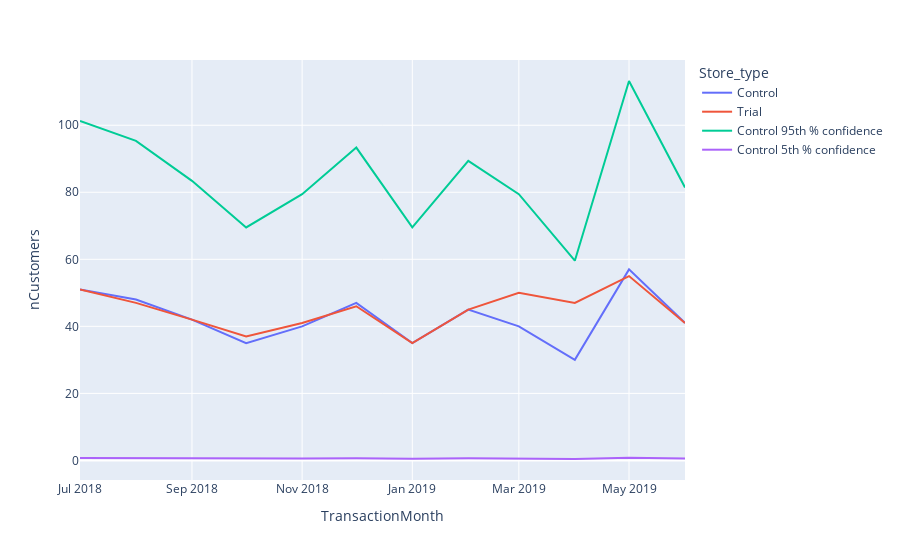

Notebook code cell kept with this figure:
### Code cell
#Assign store type to each store
measureOverTimeCusts['Store_type'] = np.where(measureOverTimeCusts['STORE_NBR'] == trial_store,'Trial',np.where(measureOverTimeCusts['STORE_NBR'] == control_store,'Control','Other stores'))

#group by store type and year-month and calculate the mean of sales
pastCustomers = measureOverTimeCusts.groupby(by=['Month_Id','Store_type'])['nCustomers'].mean().reset_index()

#Convert year-month to transaction month
pastCustomers['TransactionMonth'] = pd.to_datetime(pastCustomers['Month_Id'], format='%Y%m')

#Select only trial and control store
pastCustomers = pastCustomers[pastCustomers['Store_type'].isin(['Trial','Control'])]

#Control Store 95th percentile
pastCustomers_Control95 = pastCustomers[pastCustomers['Store_type'] == 'Control'].copy()
pastCustomers_Control95['nCustomers'] = pastCustomers_Control95['nCustomers'] * (1 + stdDev * 2)
pastCustomers_Control95['Store_type'] = 'Control 95th % confidence'

#Control Store 5th percentile
pastCustomers_Control5 = pastCustomers[pastCustomers['Store_type'] == 'Control'].copy()
pastCustomers_Control5['nCustomers'] = pastCustomers_Control5['nCustomers'] * (1 - stdDev * 2)
pastCustomers_Control5['Store_type'] = 'Control 5th % confidence'

#Join all the dataframe
trialAssessmentC = pd.concat([pastCustomers,pastCustomers_Control95,pastCustomers_Control5])

#Visualize using plotly
fig = px.line(trialAssessmentC, x='TransactionMonth', y='nCustomers', color='Store_type')
fig.show()

### Figure 1 — Plotly figure (JSON) as saved in the notebook; plotly's stock layout.template omitted (floating-point values rounded to 4 significant figures)
{"data": [{"hovertemplate": "Store_type=Control<br>TransactionMonth=%{x}<br>nCustomers=%{y}<extra></extra>", "legendgroup": "Control", "line": {"color": "#636efa", "dash": "solid"}, "marker": {"symbol": "circle"}, "mode": "lines", "name": "Control", "orientation": "v", "showlegend": true, "type": "scatter", "x": ["2018-07-01T00:00:00", "2018-08-01T00:00:00", "2018-09-01T00:00:00", "2018-10-01T00:00:00", "2018-11-01T00:00:00", "2018-12-01T00:00:00", "2019-01-01T00:00:00", "2019-02-01T00:00:00", "2019-03-01T00:00:00", "2019-04-01T00:00:00", "2019-05-01T00:00:00", "2019-06-01T00:00:00"], "xaxis": "x", "y": [51, 48, 42, 35, 40, 47, 35, 45, 40, 30, 57, 41], "yaxis": "y"}, {"hovertemplate": "Store_type=Trial<br>TransactionMonth=%{x}<br>nCustomers=%{y}<extra></extra>", "legendgroup": "Trial", "line": {"color": "#EF553B", "dash": "solid"}, "marker": {"symbol": "circle"}, "mode": "lines", "name": "Trial", "orientation": "v", "showlegend": true, "type": "scatter", "x": ["2018-07-01T00:00:00", "2018-08-01T00:00:00", "2018-09-01T00:00:00", "2018-10-01T00:00:00", "2018-11-01T00:00:00", "2018-12-01T00:00:00", "2019-01-01T00:00:00", "2019-02-01T00:00:00", "2019-03-01T00:00:00", "2019-04-01T00:00:00", "2019-05-01T00:00:00", "2019-06-01T00:00:00"], "xaxis": "x", "y": [51, 47, 42, 37, 41, 46, 35, 45, 50, 47, 55, 41], "yaxis": "y"}, {"hovertemplate": "Store_type=Control 95th % confidence<br>TransactionMonth=%{x}<br>nCustomers=%{y}<extra></extra>", "legendgroup": "Control 95th % confidence", "line": {"color": "#00cc96", "dash": "solid"}, "marker": {"symbol": "circle"}, "mode": "lines", "name": "Control 95th % confidence", "orientation": "v", "showlegend": true, "type": "scatter", "x": ["2018-07-01T00:00:00", "2018-08-01T00:00:00", "2018-09-01T00:00:00", "2018-10-01T00:00:00", "2018-11-01T00:00:00", "2018-12-01T00:00:00", "2019-01-01T00:00:00", "2019-02-01T00:00:00", "2019-03-01T00:00:00", "2019-04-01T00:00:00", "2019-05-01T00:00:00", "2019-06-01T00:00:00"], "xaxis": "x", "y": [101.3, 95.33, 83.41, 69.51, 79.44, 93.34, 69.51, 89.37, 79.44, 59.58, 113.2, 81.43], "yaxis": "y"}, {"hovertemplate": "Store_type=Control 5th % confidence<br>TransactionMonth=%{x}<br>nCustomers=%{y}<extra></extra>", "legendgroup": "Control 5th % confidence", "line": {"color": "#ab63fa", "dash": "solid"}, "marker": {"symbol": "circle"}, "mode": "lines", "name": "Control 5th % confidence", "orientation": "v", "showlegend": true, "type": "scatter", "x": ["2018-07-01T00:00:00", "2018-08-01T00:00:00", "2018-09-01T00:00:00", "2018-10-01T00:00:00", "2018-11-01T00:00:00", "2018-12-01T00:00:00", "2019-01-01T00:00:00", "2019-02-01T00:00:00", "2019-03-01T00:00:00", "2019-04-01T00:00:00", "2019-05-01T00:00:00", "2019-06-01T00:00:00"], "xaxis": "x", "y": [0.7133, 0.6714, 0.5874, 0.4895, 0.5595, 0.6574, 0.4895, 0.6294, 0.5595, 0.4196, 0.7972, 0.5735], "yaxis": "y"}], "layout": {"legend": {"title": {"text": "Store_type"}, "tracegroupgap": 0}, "margin": {"t": 60}, "xaxis": {"anchor": "y", "domain": [0, 1], "title": {"text": "TransactionMonth"}}, "yaxis": {"anchor": "x", "domain": [0, 1], "title": {"text": "nCustomers"}}}}
